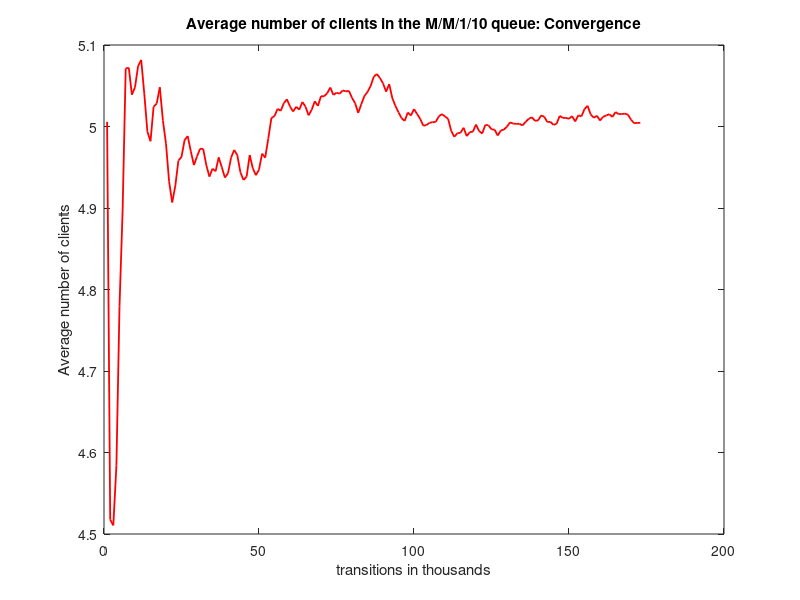
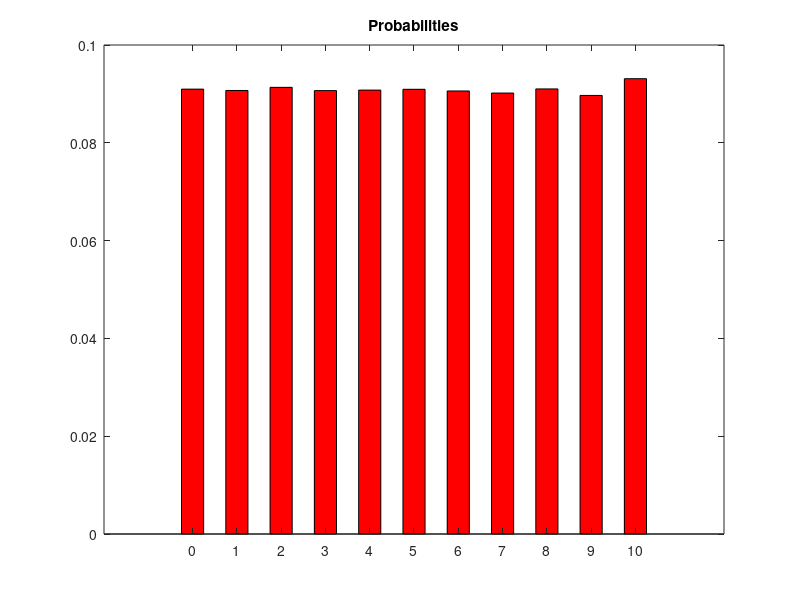

Recreate these plots in MATLAB, in order.
clc;
clear all;
close all;
total_arrivals = 0; % to measure the total number of arrivals
current_state = 0;  % holds the current state of the system
previous_mean_clients = 0; % will help in the convergence test
index = 0;

lambda = 5; 
mu = 5;
threshold = lambda/(lambda + mu); % the threshold used to calculate probabilities

transitions = 0; % holds the transitions of the simulation in transitions steps

% initialization of probabilities and arrivals for each state (11 states because max customers=10)
P = zeros(1,11);
arrivals = zeros(1,11);

while transitions >= 0 
  transitions = transitions + 1; % one more transitions step
  
  if mod(transitions,1000) == 0 % check for convergence every 1000 transitions steps
    index = index + 1;
    for i=1:1:length(arrivals)
        P(i) = arrivals(i)/total_arrivals; % calcuate the probability of every state in the system
    endfor
    
    mean_clients = 0; % calculate the mean number of clients in the system
    for i=1:1:length(arrivals)
       mean_clients = mean_clients + (i-1).*P(i);
    endfor
    
    to_plot(index) = mean_clients;
        
    if abs(mean_clients - previous_mean_clients) < 0.00001 || transitions > 1000000 % convergence test
      break;
    endif
    
    previous_mean_clients = mean_clients;
    
  endif
  
  %Εκτυπώνω τις πρώτες 30 μεταβάσεις
  random_number = rand(1); % generate a random number (Uniform distribution)
  if current_state == 0 || random_number < threshold % arrival
    %code for arrival
    % we dont have infinite capacity
    if current_state < 11
      total_arrivals = total_arrivals + 1;
      if transitions < 31
        fprintf('Transition Number = %d\n',transitions);
        fprintf('Current state = %d\n',current_state);
        display("Next transition = Arrival");
        fprintf('Total arrivals in current state =  %d\n',arrivals(current_state+1));
      endif
      arrivals(current_state + 1) = arrivals(current_state + 1) + 1; % increase the number of arrivals in the current state
      if current_state < 10
        current_state = current_state + 1;
      endif    
    endif   
    %end code for arrival
  else % departure
    %code for departure
    if current_state != 0 % no departure from an empty system
      if transitions < 31
        fprintf('Transition Number = %d\n',transitions);
        fprintf('Current state = %d\n',current_state);
        display("Next transition = Departure");
        fprintf('Total arrivals in current state =  %d\n',arrivals(current_state+1));
      endif
      current_state = current_state - 1;
    endif
    %end code for departure
  endif
endwhile

%Average Time Delay and Blocking Probability
est = lambda*(1-P(11)); %estimate of the arrival rate during congestion
average_delay_time = mean_clients / est;
fprintf('Average delay time = %d\n',average_delay_time);
fprintf('Blocking propability = %d\n',P(11));

%Average number of clients in queue
figure(1);
plot(to_plot,"r","linewidth",1.3);
title("Average number of clients in the M/M/1/10 queue: Convergence");
xlabel("transitions in thousands");
ylabel("Average number of clients");

%Probabilities for every state
display("State propabilities:");
for i=1:1:length(arrivals)
  %display(P(i));
  fprintf('state %d -> %d\n',i-1,P(i)); %Το P ξεκινάει απο 1
endfor
%Plotting probabilities for every state
x = 0:10;
figure(2);
bar(x,P,'r',0.5);
title("Probabilities")